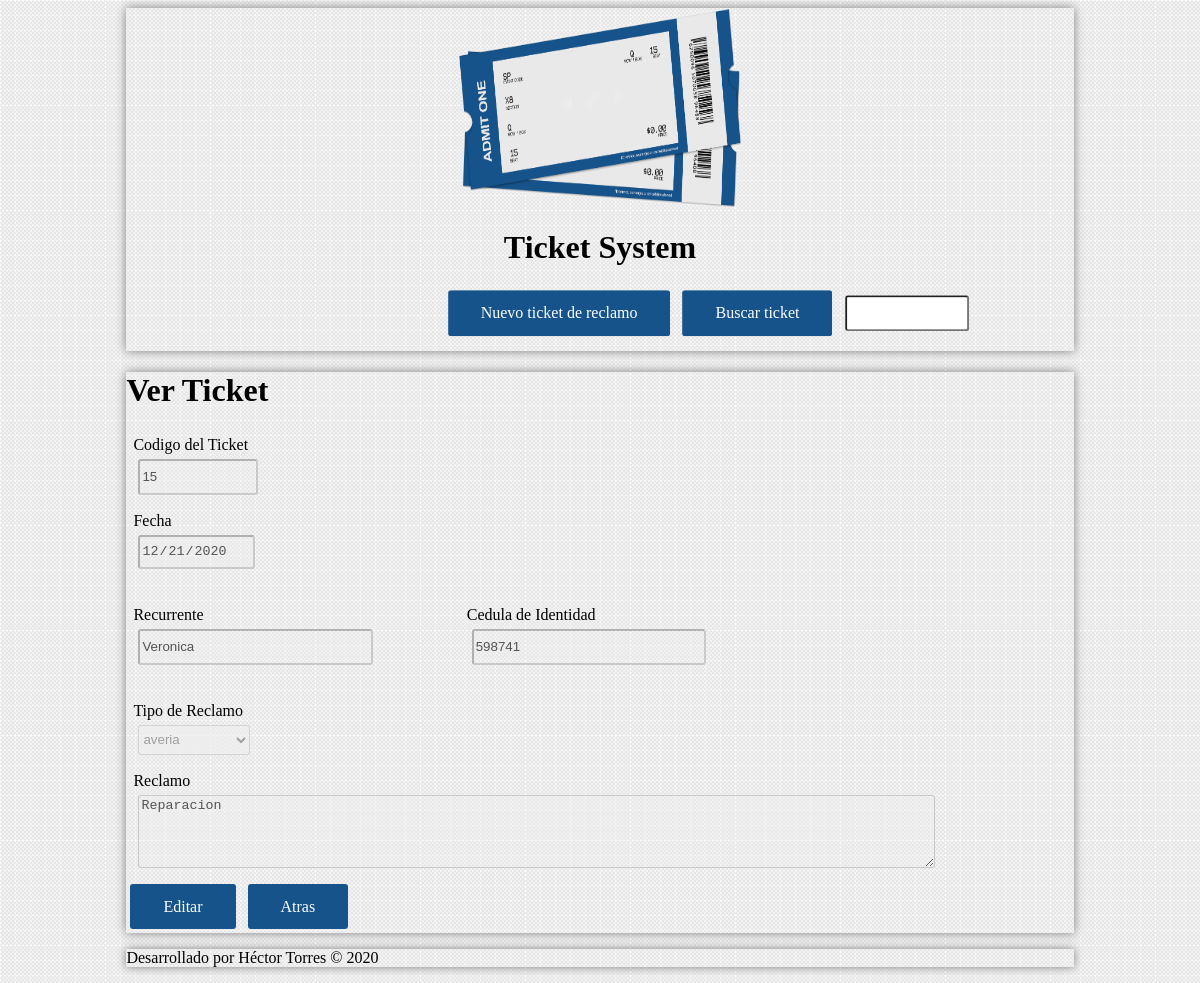
Screenshot of /ticket/show&id=2 with the database file from the repository.
### tables this page shows
CREATE TABLE `ticket` (
  `id` int NOT NULL,
  `code` int DEFAULT NULL,
  `date` date DEFAULT NULL,
  `recurrent` varchar(150) DEFAULT NULL,
  `claim_description` text,
  `identification_card` varchar(100) DEFAULT NULL,
  `claim_type_id` int NOT NULL
);

CREATE TABLE `claim_type` (
  `id` int NOT NULL,
  `claim_type_description` varchar(100) DEFAULT NULL
);

### controllers/TicketController.php (called while the page is built, shortened)
<?php
require_once 'models/ticket.php';
class TicketController{
    public function show(){
        if(isset($_GET['id'])){
            $ticketId = $_GET['id'];
            $ticket = new ticket();
            $ticket->setId($ticketId);
            $ticketResult = $ticket->getTicket();
        }
        require_once 'views/ticket/show.php';
    }
}

### models/ticket.php (called while the page is built, shortened)
<?php
class Ticket{
    private $id;
    private $db;
    public function __construct(){
        $this->db = Database::connect();
    }
    function getId() {
        return $this->id;
    }
    function setId($id): void {
        $this->id = $id;
    }
        public function getTicket(){
         try{
            $connectionDB = $this->db;
            $sql = "SELECT t.*, ct.claim_type_description FROM ticket t JOIN claim_type ct ON t.claim_type_id= ct.id WHERE t.id = {$this->getId()}";
            $ticket = $connectionDB->query($sql);
            return $ticket->fetch_object();
        } catch (Exception $ex) {
        } finally {
            $connectionDB->close();
        }
    }
}

### views/ticket/show.php (the view, shortened to what this page needs)
<div class="container">
    <h1>Ver Ticket</h1>
    <form action="" method="POST">
        <div class="form-content">
            <label for="name">Codigo del Ticket</label>
            <input disabled="" type="number" name="code" placeholder="Ingrese el numero de ticket"  min="1" max="5" pattern="[0-9]+" value="<?=$ticketResult->code?>">
        </div>
        <div class="form-content">
            <label for="date">Fecha</label>
            <input disabled="" type="date" name="date" value="<?=$ticketResult->date?>">
        </div>
        <div class="form-content grid-container">
            <div>
                <label for="recurrent">Recurrente</label>
                <input disabled=""type="text" name="recurrent" placeholder="Nombre y apellido" class="w-7 input" value="<?=$ticketResult->recurrent?>">
            </div>
            <div class="form-content">
                <label for="i-card">Cedula de Identidad</label>
                <input disabled="" type="text" name="i-card" placeholder="Cedula de identidad" class="w-7 input" value="<?=$ticketResult->identification_card?>">
            </div>
        </div>
        <div class="form-content">
            <label for="claim_type">Tipo de Reclamo</label>
            <select id="select" name="claim_type" class="input" disabled="">
                <option value="<?=$ticketResult->claim_type_id?>"><?=$ticketResult->claim_type_description?></option>
            </select>
        </div>
        <div class="form-content">
            <label for="claim">
                Reclamo
            </label>
            <textarea class="input textarea" disabled=""><?=$ticketResult->claim_description?></textarea>
        </div>
        <a href="<?=base_url?>ticket/edit&id=<?=$ticketResult->id?>" class="btn btn-primary">Editar</a>
        <a href="<?=base_url?>" class="btn btn-primary">Atras</a>
    </form>
</div>

### assets/css/style.css (style rules this page uses)
body { background: url(../img/bg.png) }
.grid-container { display: grid; grid-template-columns: auto auto auto auto; grid-gap: 10px; padding: 10px; }
.grid-container > div { text-align: left; padding: 20px 0; }
.container { width: 80%; margin: 0px auto; box-shadow: 0px 0px 10px gray; }
.btn { display: inline-block; padding: .8rem 2rem; text-decoration: none; border-radius: 3px; border: 1px solid transparent; color: #fff; margin: 4px; }
.btn-primary { background-color: #15538a; }
form > .form-content > input { display: block; width: 12%; height: 30px; margin: 5px; border-radius: .2rem; }
.input { display: block; width: 12%; height: 30px; margin: 5px; border-radius: .2rem; }
form > .form-content { padding: 5px; margin: 2px; }
.w-7 { width: 70% !important; }
.textarea { width: 791px; height: 67px; }

### rows the page displays
ticket: code "15", date "12/21/2020", recurrent "Veronica", i-card "598741", claim_type "averia", claim_description "Reparacion"
